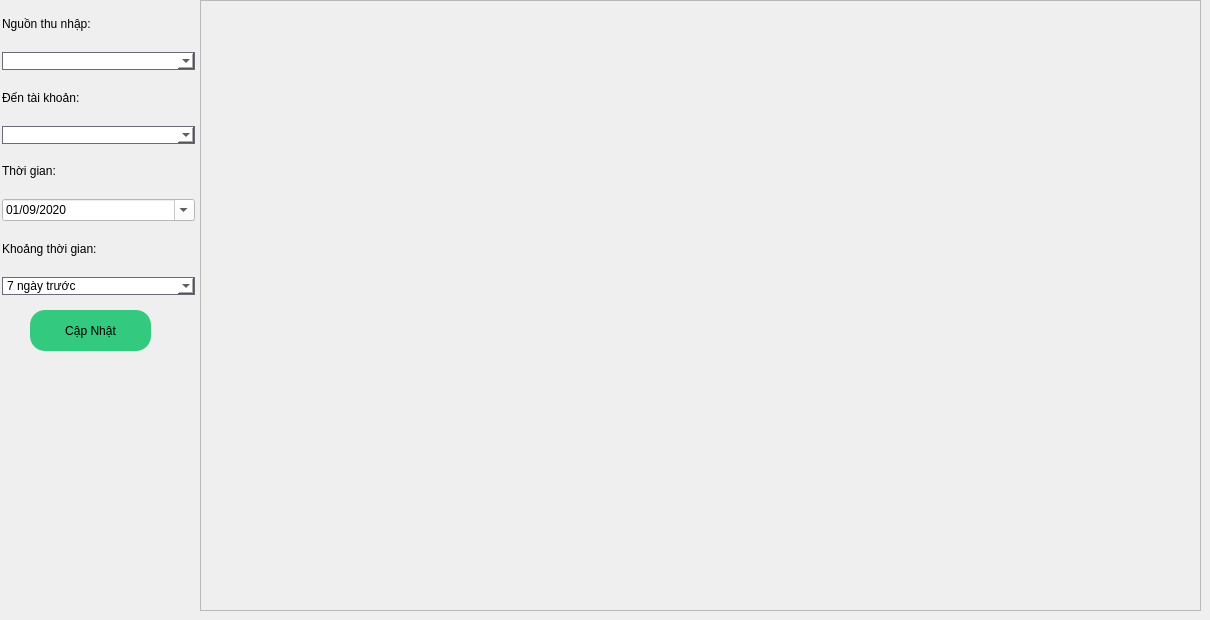
        <widget class="QWidget" name="tab3_P5">
         <attribute name="title">
          <string>Thu Nhập</string>
         </attribute>
         <widget class="QWidget" name="layoutWidget_5">
          <property name="geometry">
           <rect>
            <x>2</x>
            <y>2</y>
            <width>193</width>
            <height>293</height>
           </rect>
          </property>
          <layout class="QGridLayout" name="gridLayout_2">
           <item row="0" column="0">
            <widget class="QLabel" name="label_P5_NguonThuNhap_tab3">
             <property name="styleSheet">
              <string notr="true">font: 75 15pt &quot;Segoe UI&quot;;</string>
             </property>
             <property name="text">
              <string>&lt;html&gt;&lt;head/&gt;&lt;body&gt;&lt;p&gt;Nguồn thu nhập:&lt;/p&gt;&lt;/body&gt;&lt;/html&gt;</string>
             </property>
            </widget>
           </item>
           <item row="1" column="0">
            <widget class="QComboBox" name="comboBox_P5_NguonThuNhap_tab3">
             <property name="styleSheet">
              <string notr="true">border-radius: 10px;
border: 1px solid #6d6875;
color: rgb(0, 0, 0);
background-color: rgb(255, 255, 255);
font: 75 14pt &quot;Segoe UI&quot;;</string>
             </property>
            </widget>
           </item>
           <item row="2" column="0">
            <widget class="QLabel" name="label_P5_DenTaiKhoan_tab3">
             <property name="styleSheet">
              <string notr="true">font: 75 15pt &quot;Segoe UI&quot;;</string>
             </property>
             <property name="text">
              <string>&lt;html&gt;&lt;head/&gt;&lt;body&gt;&lt;p&gt;Đến tài khoản:&lt;/p&gt;&lt;/body&gt;&lt;/html&gt;</string>
             </property>
            </widget>
           </item>
           <item row="3" column="0">
            <widget class="QComboBox" name="comboBox_P5_DenTaiKhoan_tab3">
             <property name="styleSheet">
              <string notr="true">border-radius: 10px;
border: 1px solid #6d6875;
color: rgb(0, 0, 0);
background-color: rgb(255, 255, 255);
font: 75 14pt &quot;Segoe UI&quot;;</string>
             </property>
            </widget>
           </item>
           <item row="4" column="0">
            <widget class="QLabel" name="label_P5_ThoiGian_tab3">
             <property name="styleSheet">
              <string notr="true">font: 75 15pt &quot;Segoe UI&quot;;</string>
             </property>
             <property name="text">
              <string>&lt;html&gt;&lt;head/&gt;&lt;body&gt;&lt;p&gt;Thời gian:&lt;/p&gt;&lt;/body&gt;&lt;/html&gt;</string>
             </property>
            </widget>
           </item>
           <item row="5" column="0">
            <widget class="QDateEdit" name="dateEdit_P5_ThoiGian_tab3">
             <property name="styleSheet">
              <string notr="true">font: 75 18pt &quot;Segoe UI&quot;;
background-color: rgb(255, 255, 255);
color: rgb(0, 0, 0);</string>
             </property>
             <property name="alignment">
              <set>Qt::AlignLeading|Qt::AlignLeft|Qt::AlignVCenter</set>
             </property>
             <property name="currentSection">
              <enum>QDateTimeEdit::DaySection</enum>
             </property>
             <property name="displayFormat">
              <string>dd/MM/yyyy</string>
             </property>
             <property name="calendarPopup">
              <bool>true</bool>
             </property>
             <property name="timeSpec">
              <enum>Qt::LocalTime</enum>
             </property>
             <property name="date">
              <date>
               <year>2020</year>
               <month>9</month>
               <day>1</day>
              </date>
             </property>
            </widget>
           </item>
           <item row="6" column="0">
            <widget class="QLabel" name="label_P5_KhoangThoiGian_tab3">
             <property name="styleSheet">
              <string notr="true">font: 75 15pt &quot;Segoe UI&quot;;</string>
             </property>
             <property name="text">
              <string>&lt;html&gt;&lt;head/&gt;&lt;body&gt;&lt;p&gt;Khoảng thời gian:&lt;/p&gt;&lt;/body&gt;&lt;/html&gt;</string>
             </property>
            </widget>
           </item>
           <item row="7" column="0">
            <widget class="QComboBox" name="comboBox_P5_KhoangThoiGian_tab3">
             <property name="styleSheet">
              <string notr="true">border-radius: 10px;
border: 1px solid #6d6875;
color: rgb(0, 0, 0);
background-color: rgb(255, 255, 255);
font: 75 14pt &quot;Segoe UI&quot;;</string>
             </property>
             <item>
              <property name="text">
               <string>7 ngày trước</string>
              </property>
             </item>
             <item>
              <property name="text">
               <string>30 ngày trước</string>
              </property>
             </item>
             <item>
              <property name="text">
               <string>3 tháng trước</string>
              </property>
             </item>
             <item>
              <property name="text">
               <string>Năm này</string>
              </property>
             </item>
            </widget>
           </item>
          </layout>
         </widget>
         <widget class="QPushButton" name="btn_P5_CapNhat_tab3">
          <property name="geometry">
           <rect>
            <x>30</x>
            <y>310</y>
            <width>121</width>
            <height>41</height>
           </rect>
          </property>
          <property name="styleSheet">
           <string notr="true">border-radius: 15px;
color: rgb(0, 0, 0);
background-color: #33CA7F;
font: 75 15pt &quot;MS Shell Dlg 2&quot;;</string>
          </property>
          <property name="text">
           <string>Cập Nhật</string>
          </property>
         </widget>
         <widget class="QFrame" name="frame_P5_tab3">
          <property name="geometry">
           <rect>
            <x>200</x>
            <y>0</y>
            <width>1001</width>
            <height>611</height>
           </rect>
          </property>
          <property name="frameShape">
           <enum>QFrame::StyledPanel</enum>
          </property>
          <property name="frameShadow">
           <enum>QFrame::Raised</enum>
          </property>
         </widget>
        </widget>
